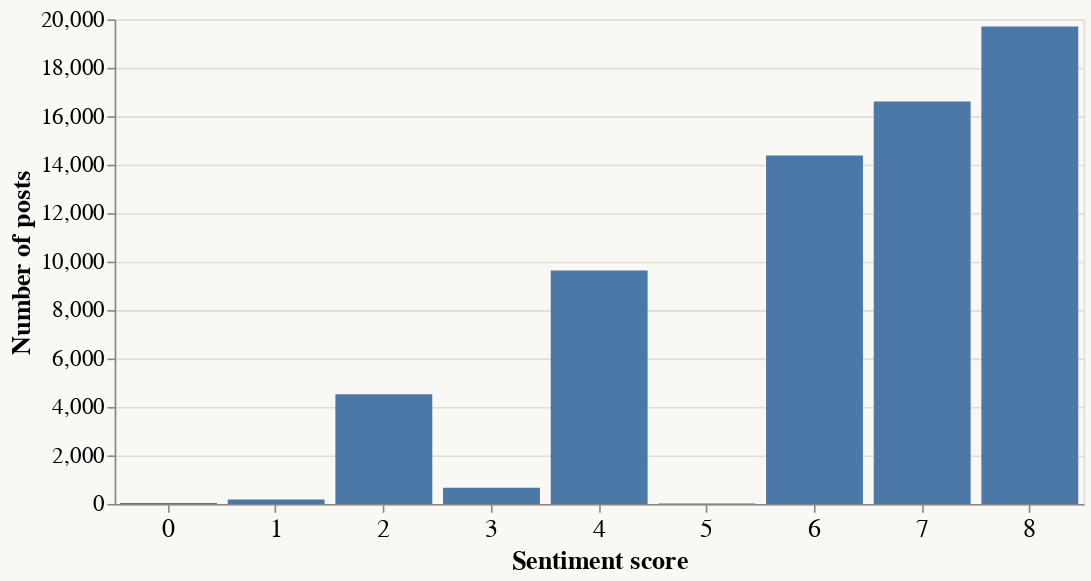

The code cell stored with this chart in its notebook:
### Code cell
df = pd.DataFrame({'sentiment': list(sentiments.values())})

alt.data_transformers.disable_max_rows()

alt.Chart(df).mark_bar().encode(
    x=alt.X("sentiment:O", bin=True, title="Sentiment score"),
    y=alt.Y('count()', title="Number of posts"),
).properties(width=600, height=300).configure(axisBottom=alt.AxisConfig(labelFontSize=16, titleFontSize=16, labelExpr='datum.label[0]', labelAngle=0),
                                              axisLeft=alt.AxisConfig(labelFontSize=14, titleFontSize=16))

### Figure 1 — Vega-Lite specification as saved in the notebook (floating-point values rounded to 4 significant figures; data arrays with more than 128 entries replaced by an {"elided": "..."} marker saying what was removed)
{"arc": {"fill": "#30a2da"}, "area": {"fill": "#30a2da"}, "axis": {"domainColor": "#cbcbcb", "grid": true, "gridColor": "#cbcbcb", "gridWidth": 1, "labelColor": "#999", "labelFontSize": 24, "labelPadding": 4, "tickColor": "#cbcbcb", "tickSize": 10, "titleColor": "#333", "titleFontSize": 24, "titlePadding": 10}, "axisBand": {"grid": false}, "background": "#faf8f4", "bar": {"binSpacing": 2, "fill": "#30a2da", "stroke": null}, "group": {"fill": "#f0f0f0"}, "legend": {"labelColor": "#333", "labelFontSize": 14, "padding": 1, "symbolSize": 30, "symbolType": "square", "titleColor": "#333", "titleFontSize": 16, "titlePadding": 20}, "line": {"stroke": "#30a2da", "strokeWidth": 2}, "path": {"stroke": "#30a2da", "strokeWidth": 0.5}, "point": {"filled": true, "shape": "circle"}, "range": {"category": ["#30a2da", "#fc4f30", "#e5ae38", "#6d904f", "#8b8b8b", "#b96db8", "#ff9e27", "#56cc60", "#52d2ca", "#52689e", "#545454", "#9fe4f8"], "diverging": ["#cc0020", "#e77866", "#f6e7e1", "#d6e8ed", "#91bfd9", "#1d78b5"], "heatmap": ["#d6e8ed", "#cee0e5", "#91bfd9", "#549cc6", "#1d78b5"]}, "rect": {"fill": "#30a2da"}, "shape": {"stroke": "#30a2da"}, "title": {"anchor": "start", "fontSize": 24, "fontWeight": 400, "offset": 20}, "data": {"name": "data-5e15d688e3561b09c54c3e73dfdf647d"}, "mark": {"type": "bar"}, "config": {"axisBottom": {"labelAngle": 0, "labelExpr": "datum.label[0]", "labelFontSize": 16, "titleFontSize": 16}, "axisLeft": {"labelFontSize": 14, "titleFontSize": 16}}, "encoding": {"x": {"bin": true, "field": "sentiment", "title": "Sentiment score", "type": "ordinal"}, "y": {"aggregate": "count", "title": "Number of posts", "type": "quantitative"}}, "height": 300, "width": 600, "$schema": "https://vega.github.io/schema/vega-lite/v5.17.0.json", "datasets": {"data-5e15d688e3561b09c54c3e73dfdf647d": {"elided": "65743 records"}}}
